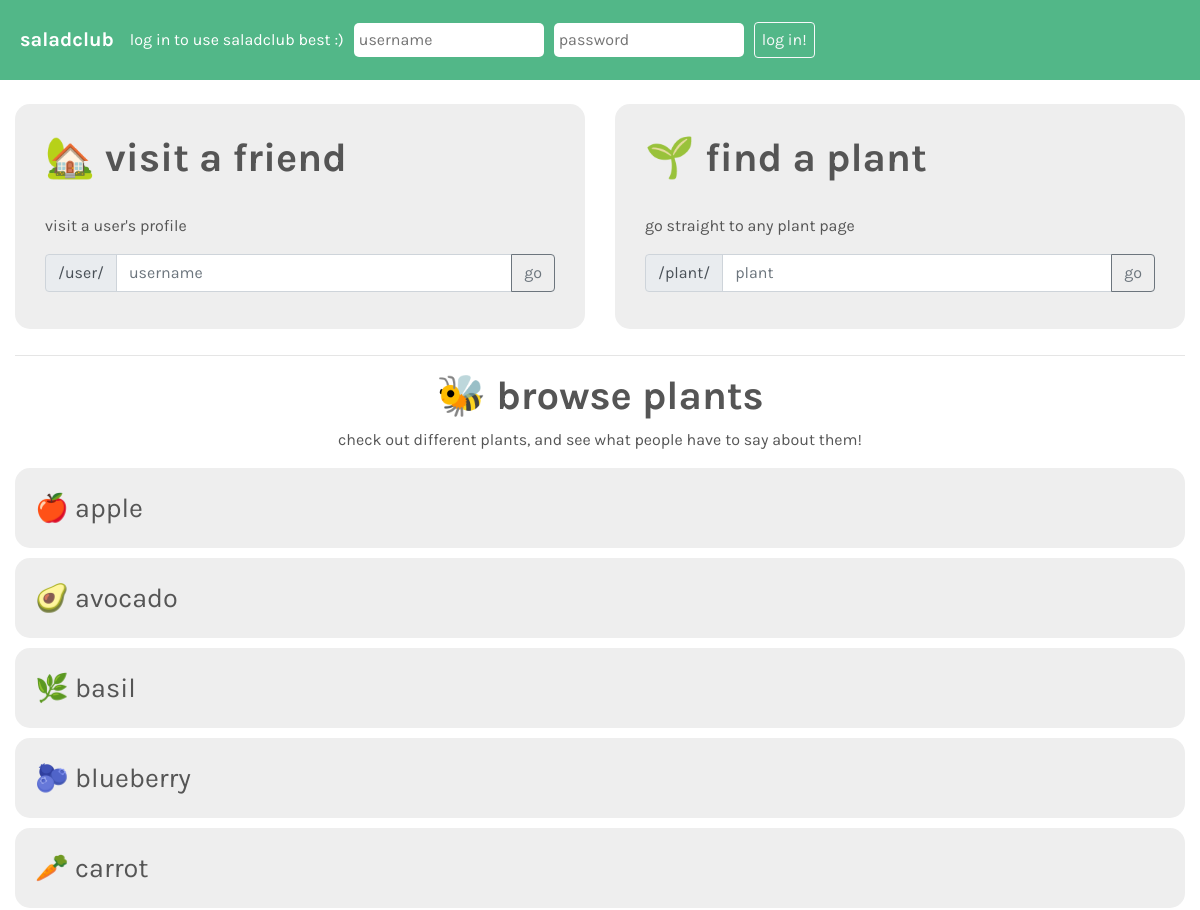
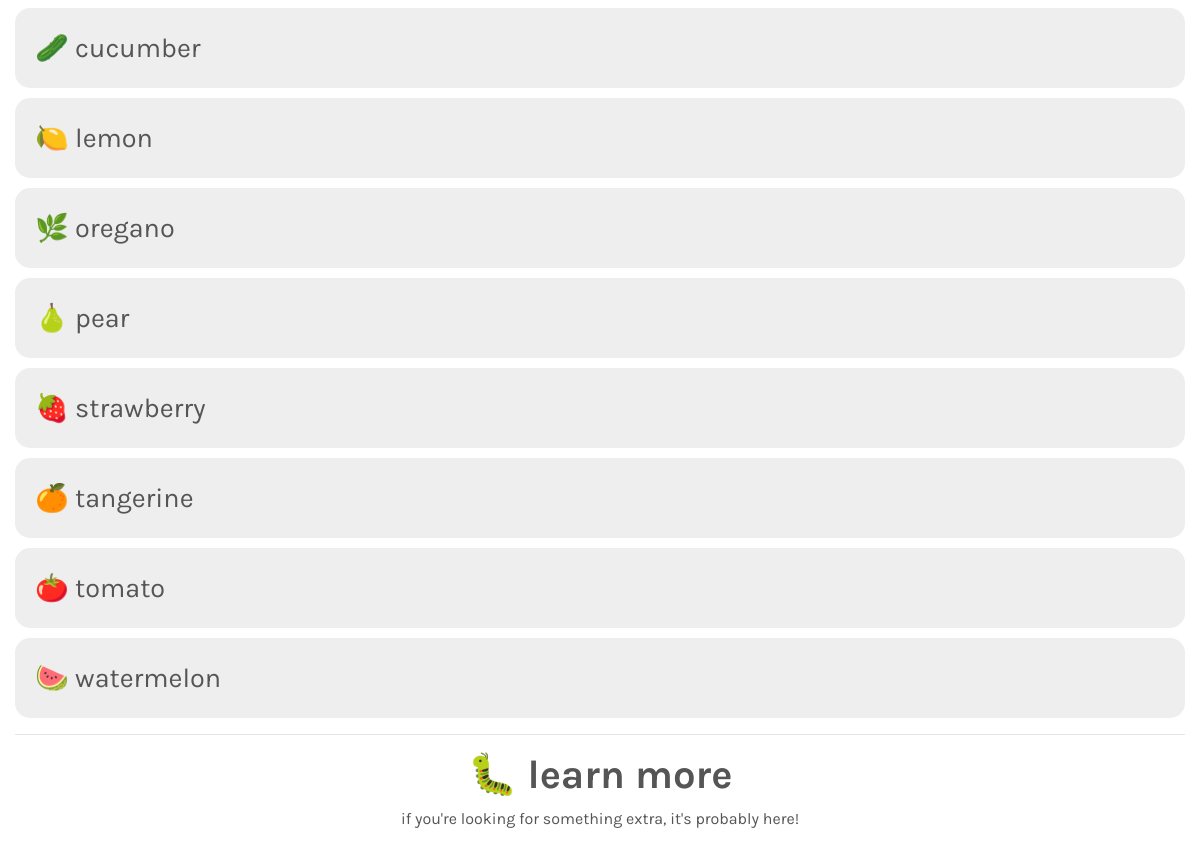
The page / on the database its author committed (2 pictures, top to bottom).
### plants/models.py (models this page shows, shortened)
class Plant(models.Model):
	plant_name = models.CharField(max_length=100) # no limit -- these will not be generated by users
	plant_type = models.CharField(max_length=20, null=True, blank=True) # fruit, vegetable, herb, etc.
	plant_emoji = models.CharField(max_length=1, null=True, blank=True) # emoji for display

### plants/views.py (the view, shortened to what this page needs)
# urls.py: path('', views.index.as_view(), name='index'),
class index(View):
	def get(self, request):
		plant_objects = Plant.objects.order_by('plant_name') # to be passed to the homepage
		template = loader.get_template('index.html')
		form = AuthenticationForm()
		form.fields['username'].widget.attrs.update({
			'placeholder': 'username',
		})
		form.fields['password'].widget.attrs.update({
			'placeholder': 'password'
 		})
		try:
			if request.GET['targetusername']:
				return user.as_view()(self.request, request.GET['targetusername'])
		except:
			print("No target username.")
		try:
			if request.GET['targetplant']:
				return plant.as_view()(self.request, request.GET['targetplant'])
		except:
			print("No target plant.")
		context = {
			'form': form,
			'plant_objects': plant_objects,
		}
		return HttpResponse(template.render(context, request))

### plants/templates/index.html (shortened to what this page needs)
<!DOCTYPE html>
<html>
	<head>
		<link rel="stylesheet" href="https://maxcdn.bootstrapcdn.com/bootstrap/4.0.0/css/bootstrap.min.css">
		{% load static %}
		<link rel="stylesheet" href="{% static '/plants/style.css' %}">
	</head>
	<body>
		<nav class="navbar navbar-expand-sm navbar-custom">
			<a class="navbar-brand" href=""> saladclub </a>
			{% if user.is_authenticated %}
			<a class="nav-item" href="/user/{{ user.username }}"> welcome, {{ user.username }}! view your profile or </a>
			<form class="form-inline" method="POST">
				{% csrf_token %}
				<!-- This code was taken from Dr. J's repository, using a
				hidden input to log the user out. -->
				<input type="hidden" name="logout" value="logout"></input>
				<button id="logout" class="btn btn-outline-light" type="submit"> log out </button>
			</form>
			{% else %}
				<span class="navbar-text"> log in to use saladclub best :) </span>
				<form class="form-inline" method="POST">
					<span class="usernameinput" style="margin-right: 10px"> {{ form.username }} </span>
					<span class="usernameinput"> {{ form.password }} </span>
					<button id="login" class="btn btn-outline-light" type="submit">log in!</button>
				</form>
			{% endif %}
		</nav>
		<br />
		<div class="container-fluid">
			<div class="row">
				<div class="col-12 col-md 6">
					<div class="info-card">
						<h1> &#127969; visit a friend </h1>
						<br />
						<p> visit a user's profile </p>
						<form method="GET">
							<div class="input-group">
								<div class="input-group-prepend">
								<span class="input-group-text" id="basic-addon1">/user/</span>
								</div>
								<input type="text" class="form-control" placeholder="username" name="targetusername" aria-label="Username">
								<div class="input-group-append">
									<button class="btn btn-outline-secondary" type="submit"> go </button>
								</div>
							</div>
						</form>
					</div>
				</div>
				<div class="col-12 col-md 6">
					<div class="info-card">
						<h1> &#127793; find a plant </h1>
						<br />
						<p> go straight to any plant page </p>
						<form method="GET">
							<div class="input-group">
								<div class="input-group-prepend">
								<span class="input-group-text" id="basic-addon1">/plant/</span>
								</div>
								<input type="text" class="form-control" placeholder="plant" name="targetplant" aria-label="Plant Name">
								<div class="input-group-append">
									<button class="btn btn-outline-secondary" type="submit"> go </button>
								</div>
							</div>
						</form>
					</div>
				</div>
			</div>
			<hr />
			<div style="text-align: center;">
				<h1> &#128029; browse plants </h1>
				<p> check out different plants, and see what people have to say about them! </p>
			</div>
			<p>
				{% for plant in plant_objects %}
					<div class="plantlink"> <a href="/plant/{{ plant.plant_name|lower }}/">{{ plant.plant_emoji}} {{ plant.plant_name }}</a></div>
				{% endfor %}
			</p>
			<hr />
			<div style="text-align: center;">
				<h1> &#128027; learn more </h1>
				<p> if you're looking for something extra, it's probably here! </p>
				<br />
			</div>
		</div>
	</body>
</html>

### plants/static/plants/style.css (style rules this page uses)
h1, h2, h4, p, a, navbar-brand { font-family: 'Karla', sans-serif; color: #555; }
h1, h2 { font-weight: 700; }
p { font-weight: 400; }
.navbar-custom { background-color: #52b788; padding: 20px; }
.navbar-text { font-family: 'Karla', sans-serif; color: white; margin-right: 10px; }
.navbar-brand { font-weight: 700; color: white; }
#login, #logout { font-family: 'Karla', sans-serif; margin-left: 10px; padding-left: 7px; padding-right: 7px; padding-top: 5px; padding-bottom: 5px; }
.info-card { font-family: 'Karla', sans-serif; height: 225px; padding: 30px; color: #555; background-color: #eee; border-radius: 15px; margin-bottom: 10px; }
.plantlink { display: flex; align-items: center; height: 80px; padding: 10px; padding-left: 20px; color: #555; background-color: #eee; border-radius: 15px; margin-bottom: 10px; }
.plantlink a, .plantlink p { vertical-align: middle; font-size: 27px; }
.usernameinput input { border: none; border-radius: 5px; padding: 5px; font-family: 'Karla', sans-serif; }

### rows shown on the page
Plant: plant_emoji "🍎", plant_name "apple"
Plant: plant_emoji "🥑", plant_name "avocado"
Plant: plant_emoji "🌿", plant_name "basil"
Plant: plant_emoji "🫐", plant_name "blueberry"
Plant: plant_emoji "🥕", plant_name "carrot"
Plant: plant_emoji "🥒", plant_name "cucumber"
Plant: plant_emoji "🍋", plant_name "lemon"
Plant: plant_emoji "🌿", plant_name "oregano"
Plant: plant_emoji "🍐", plant_name "pear"
Plant: plant_emoji "🍓", plant_name "strawberry"
Plant: plant_emoji "🍊", plant_name "tangerine"
Plant: plant_emoji "🍅", plant_name "tomato"
Plant: plant_emoji "🍉", plant_name "watermelon"
